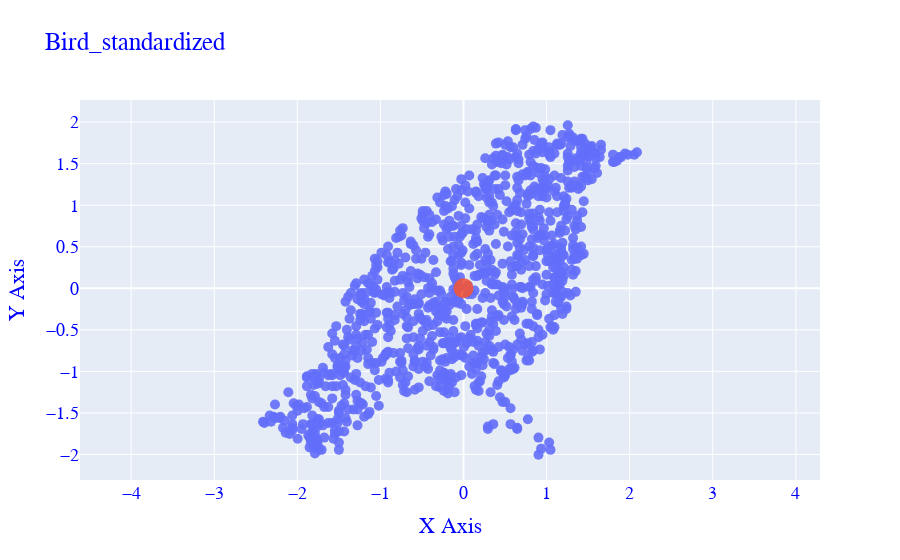

Here is the notebook cell this chart was saved with:
### Code cell
import plotly.graph_objects as go
import plotly.io as pio
 
pio.templates.default = "plotly" # ["plotly", "plotly_white", "plotly_dark", "ggplot2", "seaborn", "simple_white", "none"]:


fig = go.Figure()

fig.add_trace(
    go.Scatter(
        x=bird_s[:,0],
        y=bird_s[:,1],
        mode='markers',
        marker=dict(
        size=10,
        colorscale='Viridis',   # choose a colorscale
        opacity=0.9
    )
        
))

fig.add_trace(
    go.Scatter(
        x=[0],
        y=[0],
        mode='markers',
        marker=dict(
        size=20,
        colorscale='Viridis',   # choose a colorscale
        opacity=0.9
    )
    
    )

)
        

fig.update_yaxes(scaleanchor = "x",scaleratio = 1)
fig.update_layout(
    title="Bird_standardized",
    showlegend=False,
    xaxis_title="X Axis",
    yaxis_title="Y Axis ",
    font=dict(
        family="Courier New, monospace",
        size=18,
        color="Blue",
    )
)

### Figure 1 — Plotly figure (JSON) as saved in the notebook; plotly's stock layout.template omitted (floating-point values rounded to 4 significant figures; data arrays with more than 128 entries replaced by an {"elided": "..."} marker saying what was removed)
{"data": [{"marker": {"colorscale": [[0, "#440154"], [0.1111, "#482878"], [0.2222, "#3e4989"], [0.3333, "#31688e"], [0.4444, "#26828e"], [0.5556, "#1f9e89"], [0.6667, "#35b779"], [0.7778, "#6ece58"], [0.8889, "#b5de2b"], [1, "#fde725"]], "opacity": 0.9, "size": 10}, "mode": "markers", "type": "scatter", "x": {"elided": "1000 float values"}, "y": {"elided": "1000 float values"}}, {"marker": {"colorscale": [[0, "#440154"], [0.1111, "#482878"], [0.2222, "#3e4989"], [0.3333, "#31688e"], [0.4444, "#26828e"], [0.5556, "#1f9e89"], [0.6667, "#35b779"], [0.7778, "#6ece58"], [0.8889, "#b5de2b"], [1, "#fde725"]], "opacity": 0.9, "size": 20}, "mode": "markers", "type": "scatter", "x": [0], "y": [0]}], "layout": {"autosize": true, "font": {"color": "Blue", "family": "Courier New, monospace", "size": 18}, "showlegend": false, "title": {"text": "Bird_standardized"}, "xaxis": {"autorange": true, "domain": [0, 1], "range": [-6.529, 6.204], "title": {"text": "X Axis"}, "type": "linear"}, "yaxis": {"autorange": true, "domain": [0, 1], "range": [-2.408, 2.367], "scaleanchor": "x", "scaleratio": 1, "title": {"text": "Y Axis "}, "type": "linear"}}}
